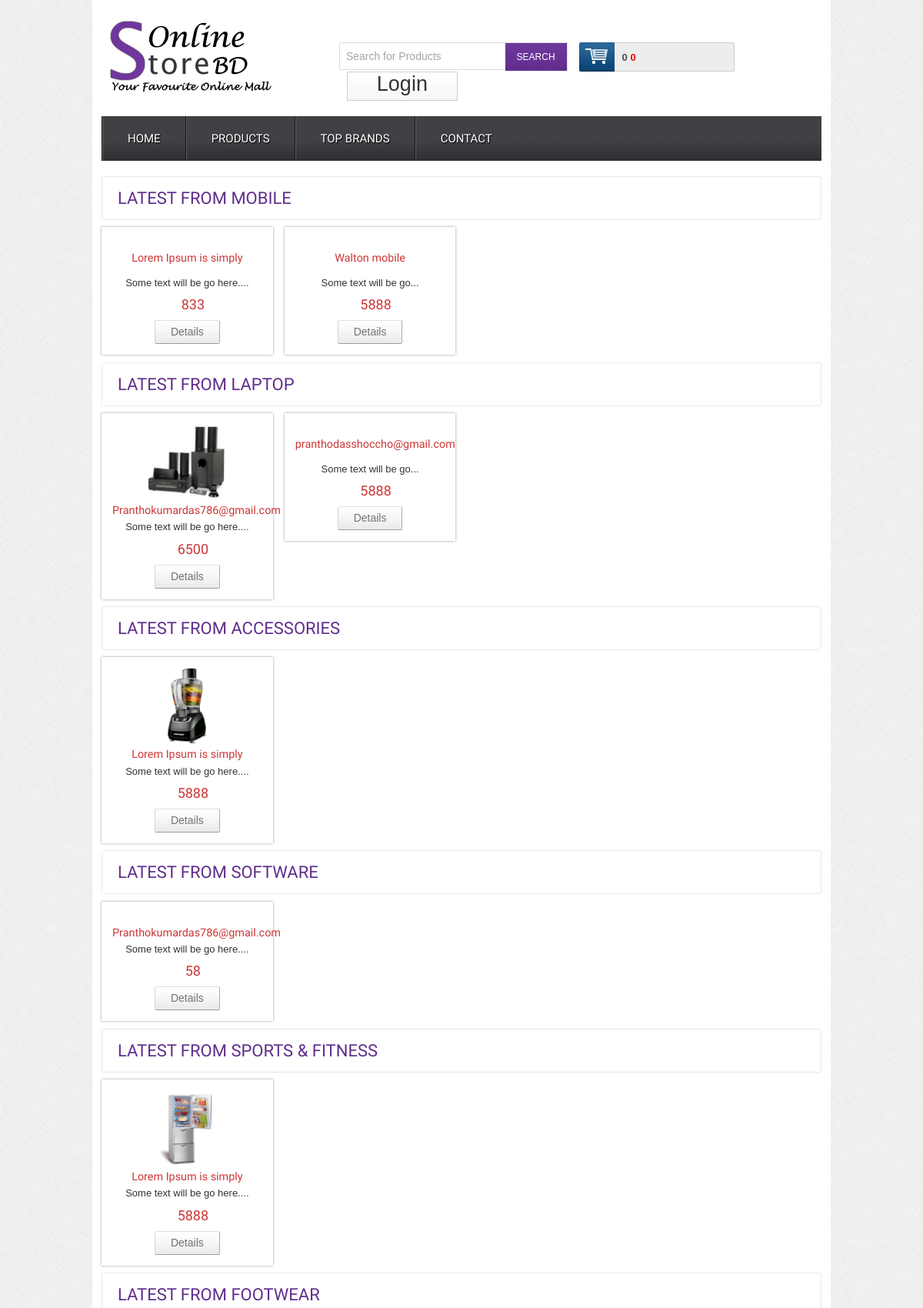
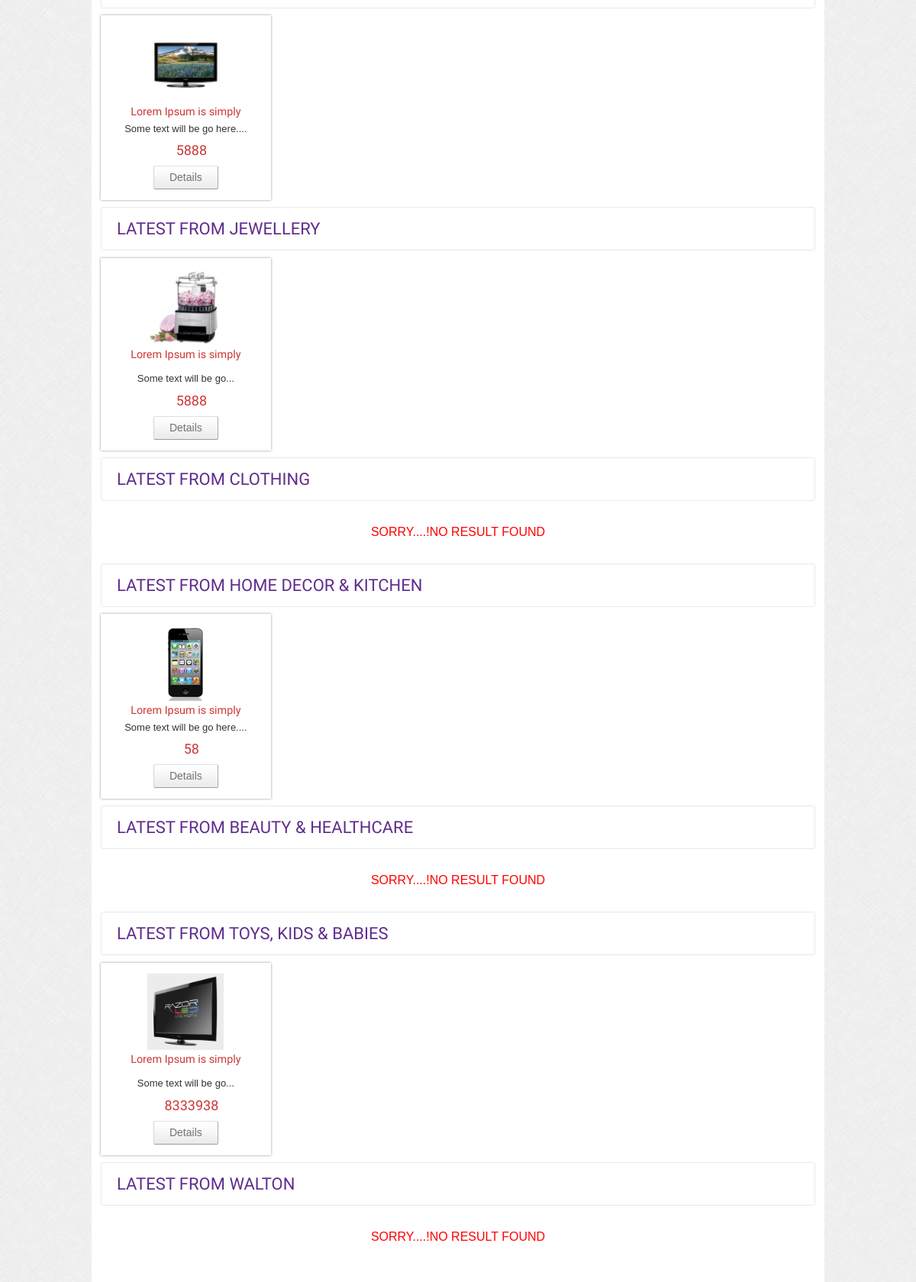
/products.php (upper part), run on the app's committed database (2 pictures, top to bottom).
### tables this page shows
CREATE TABLE `category` (
  `id` int(11) NOT NULL,
  `catname` varchar(50) NOT NULL
);

CREATE TABLE `products` (
  `id` int(11) NOT NULL,
  `pdname` varchar(50) NOT NULL,
  `brandid` int(11) NOT NULL,
  `catid` int(11) NOT NULL,
  `prodetail` text NOT NULL,
  `img` varchar(255) NOT NULL,
  `price` int(11) NOT NULL,
  `type` tinyint(4) NOT NULL,
  `time` timestamp NOT NULL DEFAULT current_timestamp()
);

### admin/class/class.php (called while the page is built, shortened)
<?php
class database{
    public function __construct(){
        $this->link =mysqli_connect('localhost','root','','p-commerce') or die("error is:".mysqli_error($this->link));
    }
    public function select($data){
       $sel = mysqli_query($this->link,$data);
       if($sel){
         return $sel;
       }
    }
}

### admin/class/help.php (called while the page is built, shortened)
<?php
class help
{
    public function read($data, $limit)
    {
        $data = substr($data, 0, $limit);
        $data = substr($data, 0, strrpos($data,' ')).'...';
        return $data;
    }
}

### products.php (the view, shortened to what this page needs)
<?php include 'inc/header.php'; ?>
<div class="main">
	<div class="content">
		<?php
		$que = "select * from category";
		$seltt = $db->select($que);
		if (mysqli_num_rows($seltt) > 0) {
			while ($cat = mysqli_fetch_assoc($seltt)) { ?>
				<div class="content_top">
					<div class="heading">
						<h3>Latest from <?php echo $cat['catname'] ?></h3>
					</div>
				</div>
				<div class="section group">
					<?php $cidd = $cat['id'] ?>
					<?php
					$que = "select * from products where catid='$cidd' limit 4";
					$selt = $db->select($que);
					if (mysqli_num_rows($selt) > 0) {
						while ($row = mysqli_fetch_assoc($selt)) { ?>
							<div class="grid_1_of_4 images_1_of_4">
								<a href="preview.php?pid=<?php echo $row['id']; ?>"><img style="height: 100px;" src="admin/upload/<?php echo $row['img']; ?>" alt="" /></a>
								<h2><?php echo $row['pdname']; ?></h2>
								<p><?php echo $help->read($row['prodetail'], 30); ?></p>
								<p><span class="price"><?php echo $row['price']; ?></span></p>
								<div class="button"><span><a href="preview.php?pid=<?php echo $row['id']; ?>" class="details">Details</a></span></div>
							</div>
					<?php
						}
					} else {
						echo "<h1 style='color:red;text-align:center;margin:2rem 0rem;'>SORRY....!NO RESULT FOUND</h1>";
					}
					?>
				</div>
		<?php
			}
		} else {
			echo "<h1 style='color:red;text-align:center;margin:2rem 0rem;'>SORRY....!NO RESULT FOUND</h1>";
		}
		?>
	</div>
</div>
</div>
<?php include 'inc/footer.php'; ?>

### css/style.css (style rules this page uses)
html,body,div,span,applet,object,iframe,h1,h2,h3,h4,h5,h6,p,blockquote,pre,a,abbr,acronym,address,big,cite,code,del,dfn,em,img,ins,kbd,q,s,samp,small,strike,strong,sub,sup,tt,var,b,u,i,dl,dt,dd,ol,nav ul,nav li,fieldset,form,label,legend,table,caption,tbody,tfoot,thead,tr,th,td,article,aside,canvas,details,embed,figure,figcaption,footer,header,hgroup,menu,nav,output,ruby,section,summary,time,mark,audio,video { margin:0;padding:0;border:0;font-size:100%;font:inherit;vertical-align:baseline; }
a { text-decoration:none; }
img { max-width:100%; }
body { font-family:Arial, Helvetica, sans-serif; background:url(../images/body_bg3.jpg); }
.section { clear: both; padding: 0px; margin: 0px; }
.group:before, .group:after { content:""; display:table; }
.group:after { clear:both; }
.group { zoom:1; }
.content { padding:20px 0; background:#FFF; }
.content h2 { font-size:23px; color:#6C6C6C; font-family: 'Monda', sans-serif; }
.content_top { padding:15px 20px; border:1px solid #EBE8E8; border-radius:3px; }
.heading { float:left; margin-right:10%; }
.heading h3 { font-family: 'Monda', sans-serif; font-size:22px; color:#602D8D; text-transform:uppercase; }
.grid_1_of_4 { display: block; float:left; margin: 1% 0 1% 1.6%; box-shadow: 0px 0px 3px rgb(150, 150, 150); }
.grid_1_of_4:first-child { margin-left: 0; }
.images_1_of_4 { width: 20.8%; padding:1.5%; text-align:center; position:relative; }
.images_1_of_4 img { max-width: 100%; height: 100px !important; }
.images_1_of_4 h2 { color: #CC3636; font-family: 'Monda', sans-serif; font-size:0.9em; font-weight : normal; }
.images_1_of_4 p { font-size:0.8125em; padding:0.4em 0; color: #333; }
.images_1_of_4 p span.price { font-size:18px; font-family: 'Monda', sans-serif; color: #CC3636; margin-left:15px; }
.images_1_of_4 .button { float: left; line-height: 1.9em; margin-top: 0.3em; width: 100%; }
.images_1_of_4 .button a { padding:7px 20px; font-size:0.8em; }
.images_1_of_4 .button a { font-family: "Trebuchet MS",Arial,Helvetica,sans-serif; font-size: 14px; line-height: 15px; text-transform: none; color: #737370; text-decoration: none!important; background: url(../images/button-bg.png) repeat-x 0 0 #E8E8E8; display: inline-block; border-left: 1px solid #D4D4D4!important; border-right: 1px solid #ADADAD!important; border-top: 1px solid #E0E0E0!important; border-bottom: 1px solid #9C9C9C!important; cursor: pointer!important; margin: 0 2px; border-radius: 2px; -moz-border-radius: 2px; -webkit-border-radius: 2px; -webkit-transition: all 0.5s ease; -moz-transition: all 0.5s ease; -o-transition: all 0.5s ease; transition: all 0.5s ease; }

### data on the page
category: catname "MOBILE"
products: pdname "Lorem Ipsum is simply", prodetail "Some text will be go here....", price "833"
products: pdname "Walton mobile", prodetail "Some text will be go...", price "5888"
category: catname "LAPTOP"
products: img (picture), pdname "Pranthokumardas786@gmail.com", prodetail "Some text will be go here....", price "6500"
products: pdname "pranthodasshoccho@gmail.com", prodetail "Some text will be go...", price "5888"
category: catname "ACCESSORIES"
products: img (picture), pdname "Lorem Ipsum is simply", prodetail "Some text will be go here....", price "5888"
category: catname "SOFTWARE"
products: pdname "Pranthokumardas786@gmail.com", prodetail "Some text will be go here....", price "58"
category: catname "SPORTS & FITNESS"
products: img (picture), pdname "Lorem Ipsum is simply", prodetail "Some text will be go here....", price "5888"
category: catname "FOOTWEAR"
products: img (picture), pdname "Lorem Ipsum is simply", prodetail "Some text will be go here....", price "5888"
category: catname "JEWELLERY"
products: img (picture), pdname "Lorem Ipsum is simply", prodetail "Some text will be go...", price "5888"
category: catname "CLOTHING", shows "SORRY....!NO RESULT FOUND"
category: catname "HOME DECOR & KITCHEN"
products: img (picture), pdname "Lorem Ipsum is simply", prodetail "Some text will be go here....", price "58"
category: catname "BEAUTY & HEALTHCARE", shows "SORRY....!NO RESULT FOUND"
category: catname "TOYS, KIDS & BABIES"
products: img (picture), pdname "Lorem Ipsum is simply", prodetail "Some text will be go...", price "8333938"
category: catname "WALTON", shows "SORRY....!NO RESULT FOUND"
